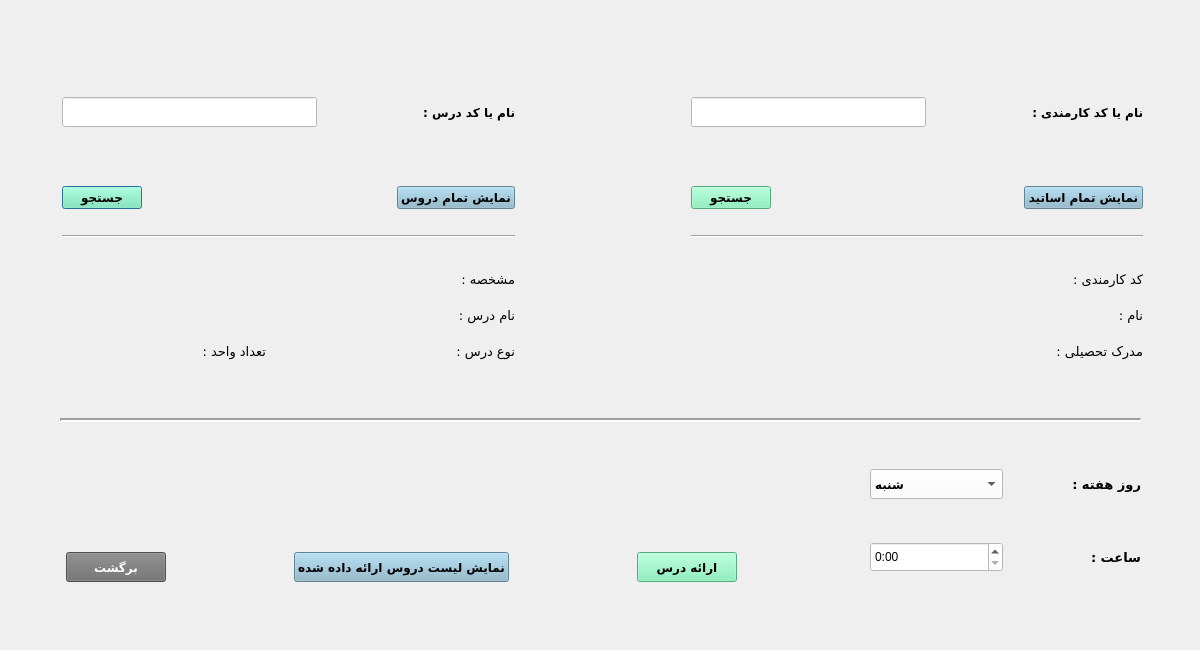
<?xml version="1.0" encoding="UTF-8"?>
<ui version="4.0">
 <class>EraeDarsDialog</class>
 <widget class="QDialog" name="EraeDarsDialog">
  <property name="geometry">
   <rect>
    <x>0</x>
    <y>0</y>
    <width>1200</width>
    <height>650</height>
   </rect>
  </property>
  <property name="windowTitle">
   <string>ارائه درس</string>
  </property>
  <widget class="Line" name="line_3">
   <property name="geometry">
    <rect>
     <x>60</x>
     <y>410</y>
     <width>1081</width>
     <height>20</height>
    </rect>
   </property>
   <property name="minimumSize">
    <size>
     <width>0</width>
     <height>10</height>
    </size>
   </property>
   <property name="lineWidth">
    <number>2</number>
   </property>
   <property name="orientation">
    <enum>Qt::Horizontal</enum>
   </property>
  </widget>
  <widget class="QWidget" name="layoutWidget_4">
   <property name="geometry">
    <rect>
     <x>870</x>
     <y>460</y>
     <width>271</width>
     <height>121</height>
    </rect>
   </property>
   <layout class="QVBoxLayout" name="verticalLayout_9">
    <item>
     <layout class="QHBoxLayout" name="horizontalLayout_22">
      <item>
       <widget class="QComboBox" name="comboBox">
        <property name="minimumSize">
         <size>
          <width>0</width>
          <height>30</height>
         </size>
        </property>
        <property name="font">
         <font>
          <family>B Koodak</family>
          <weight>75</weight>
          <bold>true</bold>
         </font>
        </property>
        <property name="styleSheet">
         <string notr="true">background-color: white</string>
        </property>
        <item>
         <property name="text">
          <string>شنبه</string>
         </property>
        </item>
        <item>
         <property name="text">
          <string>یک شنبه</string>
         </property>
        </item>
        <item>
         <property name="text">
          <string>دو شنبه</string>
         </property>
        </item>
        <item>
         <property name="text">
          <string>سه شنبه</string>
         </property>
        </item>
        <item>
         <property name="text">
          <string>چهار شنبه</string>
         </property>
        </item>
        <item>
         <property name="text">
          <string>پنج شنبه</string>
         </property>
        </item>
       </widget>
      </item>
      <item>
       <widget class="QLabel" name="label_16">
        <property name="font">
         <font>
          <family>B Koodak</family>
          <pointsize>10</pointsize>
          <weight>75</weight>
          <bold>true</bold>
         </font>
        </property>
        <property name="text">
         <string>روز هفته :</string>
        </property>
       </widget>
      </item>
     </layout>
    </item>
    <item>
     <spacer name="horizontalSpacer_19">
      <property name="orientation">
       <enum>Qt::Horizontal</enum>
      </property>
      <property name="sizeHint" stdset="0">
       <size>
        <width>128</width>
        <height>20</height>
       </size>
      </property>
     </spacer>
    </item>
    <item>
     <layout class="QHBoxLayout" name="horizontalLayout_23">
      <item>
       <widget class="QTimeEdit" name="timeEdit">
        <property name="minimumSize">
         <size>
          <width>0</width>
          <height>30</height>
         </size>
        </property>
        <property name="font">
         <font>
          <pointsize>9</pointsize>
         </font>
        </property>
        <property name="styleSheet">
         <string notr="true">background-color: white
</string>
        </property>
        <property name="currentSection">
         <enum>QDateTimeEdit::HourSection</enum>
        </property>
        <property name="displayFormat">
         <string>h:mm </string>
        </property>
       </widget>
      </item>
      <item>
       <widget class="QLabel" name="label_17">
        <property name="font">
         <font>
          <family>B Koodak</family>
          <pointsize>10</pointsize>
          <weight>75</weight>
          <bold>true</bold>
         </font>
        </property>
        <property name="text">
         <string>ساعت :</string>
        </property>
       </widget>
      </item>
     </layout>
    </item>
   </layout>
  </widget>
  <widget class="QWidget" name="layoutWidget">
   <property name="geometry">
    <rect>
     <x>62</x>
     <y>65</y>
     <width>1081</width>
     <height>301</height>
    </rect>
   </property>
   <layout class="QHBoxLayout" name="horizontalLayout_9">
    <item>
     <layout class="QVBoxLayout" name="verticalLayout_3">
      <item>
       <layout class="QHBoxLayout" name="horizontalLayout_4">
        <item>
         <widget class="QLineEdit" name="lineEdit_lessonCode">
          <property name="minimumSize">
           <size>
            <width>0</width>
            <height>30</height>
           </size>
          </property>
          <property name="styleSheet">
           <string notr="true">background-color: white;</string>
          </property>
         </widget>
        </item>
        <item>
         <spacer name="horizontalSpacer_11">
          <property name="orientation">
           <enum>Qt::Horizontal</enum>
          </property>
          <property name="sizeType">
           <enum>QSizePolicy::Minimum</enum>
          </property>
          <property name="sizeHint" stdset="0">
           <size>
            <width>100</width>
            <height>20</height>
           </size>
          </property>
         </spacer>
        </item>
        <item>
         <widget class="QLabel" name="label_2">
          <property name="font">
           <font>
            <family>B Titr</family>
            <pointsize>9</pointsize>
            <weight>75</weight>
            <bold>true</bold>
           </font>
          </property>
          <property name="text">
           <string>نام یا کد درس :</string>
          </property>
         </widget>
        </item>
       </layout>
      </item>
      <item>
       <spacer name="horizontalSpacer_2">
        <property name="orientation">
         <enum>Qt::Horizontal</enum>
        </property>
        <property name="sizeHint" stdset="0">
         <size>
          <width>268</width>
          <height>20</height>
         </size>
        </property>
       </spacer>
      </item>
      <item>
       <layout class="QHBoxLayout" name="horizontalLayout_3">
        <item>
         <widget class="QPushButton" name="pushButton_findLesson">
          <property name="font">
           <font>
            <family>B Nazanin</family>
            <pointsize>9</pointsize>
            <weight>75</weight>
            <bold>true</bold>
           </font>
          </property>
          <property name="styleSheet">
           <string notr="true">background-color:rgb(118, 240, 179)</string>
          </property>
          <property name="text">
           <string>جستجو</string>
          </property>
         </widget>
        </item>
        <item>
         <spacer name="horizontalSpacer">
          <property name="orientation">
           <enum>Qt::Horizontal</enum>
          </property>
          <property name="sizeHint" stdset="0">
           <size>
            <width>40</width>
            <height>20</height>
           </size>
          </property>
         </spacer>
        </item>
        <item>
         <widget class="QPushButton" name="pushButton_showLesson">
          <property name="font">
           <font>
            <family>B Nazanin</family>
            <pointsize>9</pointsize>
            <weight>75</weight>
            <bold>true</bold>
           </font>
          </property>
          <property name="styleSheet">
           <string notr="true">background-color:rgb(136, 182, 204)</string>
          </property>
          <property name="text">
           <string>نمایش تمام دروس</string>
          </property>
         </widget>
        </item>
       </layout>
      </item>
      <item>
       <spacer name="horizontalSpacer_9">
        <property name="orientation">
         <enum>Qt::Horizontal</enum>
        </property>
        <property name="sizeHint" stdset="0">
         <size>
          <width>318</width>
          <height>20</height>
         </size>
        </property>
       </spacer>
      </item>
      <item>
       <widget class="Line" name="line">
        <property name="orientation">
         <enum>Qt::Horizontal</enum>
        </property>
       </widget>
      </item>
      <item>
       <spacer name="horizontalSpacer_3">
        <property name="orientation">
         <enum>Qt::Horizontal</enum>
        </property>
        <property name="sizeHint" stdset="0">
         <size>
          <width>318</width>
          <height>20</height>
         </size>
        </property>
       </spacer>
      </item>
      <item>
       <layout class="QHBoxLayout" name="horizontalLayout_8">
        <item>
         <layout class="QVBoxLayout" name="verticalLayout_2">
          <item>
           <widget class="QLabel" name="label_lessonCode">
            <property name="minimumSize">
             <size>
              <width>0</width>
              <height>30</height>
             </size>
            </property>
            <property name="font">
             <font>
              <pointsize>9</pointsize>
             </font>
            </property>
            <property name="text">
             <string/>
            </property>
            <property name="alignment">
             <set>Qt::AlignRight|Qt::AlignTrailing|Qt::AlignVCenter</set>
            </property>
           </widget>
          </item>
          <item>
           <widget class="QLabel" name="label_lessonName">
            <property name="minimumSize">
             <size>
              <width>0</width>
              <height>30</height>
             </size>
            </property>
            <property name="font">
             <font>
              <pointsize>9</pointsize>
             </font>
            </property>
            <property name="text">
             <string/>
            </property>
            <property name="alignment">
             <set>Qt::AlignLeading|Qt::AlignLeft|Qt::AlignVCenter</set>
            </property>
           </widget>
          </item>
          <item>
           <layout class="QHBoxLayout" name="horizontalLayout_7">
            <item>
             <widget class="QLabel" name="label_tedadVahed">
              <property name="minimumSize">
               <size>
                <width>0</width>
                <height>30</height>
               </size>
              </property>
              <property name="font">
               <font>
                <pointsize>9</pointsize>
               </font>
              </property>
              <property name="text">
               <string/>
              </property>
             </widget>
            </item>
            <item>
             <widget class="QLabel" name="label_10">
              <property name="font">
               <font>
                <family>B Koodak</family>
                <pointsize>10</pointsize>
               </font>
              </property>
              <property name="text">
               <string>تعداد واحد :</string>
              </property>
             </widget>
            </item>
           </layout>
          </item>
         </layout>
        </item>
        <item>
         <spacer name="verticalSpacer_2">
          <property name="orientation">
           <enum>Qt::Horizontal</enum>
          </property>
          <property name="sizeType">
           <enum>QSizePolicy::Minimum</enum>
          </property>
          <property name="sizeHint" stdset="0">
           <size>
            <width>40</width>
            <height>20</height>
           </size>
          </property>
         </spacer>
        </item>
        <item>
         <layout class="QVBoxLayout" name="verticalLayout">
          <item>
           <widget class="QLabel" name="label_4">
            <property name="font">
             <font>
              <family>B Koodak</family>
              <pointsize>10</pointsize>
              <weight>50</weight>
              <bold>false</bold>
             </font>
            </property>
            <property name="text">
             <string>مشخصه :</string>
            </property>
           </widget>
          </item>
          <item>
           <widget class="QLabel" name="label_7">
            <property name="font">
             <font>
              <family>B Koodak</family>
              <pointsize>10</pointsize>
              <weight>50</weight>
              <bold>false</bold>
             </font>
            </property>
            <property name="text">
             <string>نام درس :</string>
            </property>
           </widget>
          </item>
          <item>
           <layout class="QHBoxLayout" name="horizontalLayout_6">
            <item>
             <widget class="QLabel" name="label_type">
              <property name="minimumSize">
               <size>
                <width>0</width>
                <height>30</height>
               </size>
              </property>
              <property name="font">
               <font>
                <pointsize>9</pointsize>
               </font>
              </property>
              <property name="text">
               <string/>
              </property>
             </widget>
            </item>
            <item>
             <widget class="QLabel" name="label_8">
              <property name="font">
               <font>
                <family>B Koodak</family>
                <pointsize>10</pointsize>
               </font>
              </property>
              <property name="text">
               <string>نوع درس :</string>
              </property>
             </widget>
            </item>
           </layout>
          </item>
         </layout>
        </item>
       </layout>
      </item>
     </layout>
    </item>
    <item>
     <spacer name="horizontalSpacer_8">
      <property name="orientation">
       <enum>Qt::Horizontal</enum>
      </property>
      <property name="sizeType">
       <enum>QSizePolicy::Minimum</enum>
      </property>
      <property name="sizeHint" stdset="0">
       <size>
        <width>170</width>
        <height>20</height>
       </size>
      </property>
     </spacer>
    </item>
    <item>
     <layout class="QVBoxLayout" name="verticalLayout_6">
      <item>
       <layout class="QHBoxLayout" name="horizontalLayout">
        <item>
         <widget class="QLineEdit" name="lineEdit_teachCode">
          <property name="minimumSize">
           <size>
            <width>0</width>
            <height>30</height>
           </size>
          </property>
          <property name="styleSheet">
           <string notr="true">background-color: white;
</string>
          </property>
         </widget>
        </item>
        <item>
         <spacer name="horizontalSpacer_12">
          <property name="orientation">
           <enum>Qt::Horizontal</enum>
          </property>
          <property name="sizeType">
           <enum>QSizePolicy::Minimum</enum>
          </property>
          <property name="sizeHint" stdset="0">
           <size>
            <width>100</width>
            <height>20</height>
           </size>
          </property>
         </spacer>
        </item>
        <item>
         <widget class="QLabel" name="label">
          <property name="font">
           <font>
            <family>B Titr</family>
            <pointsize>9</pointsize>
            <weight>75</weight>
            <bold>true</bold>
           </font>
          </property>
          <property name="text">
           <string>نام یا کد کارمندی :</string>
          </property>
         </widget>
        </item>
       </layout>
      </item>
      <item>
       <spacer name="horizontalSpacer_4">
        <property name="orientation">
         <enum>Qt::Horizontal</enum>
        </property>
        <property name="sizeHint" stdset="0">
         <size>
          <width>318</width>
          <height>20</height>
         </size>
        </property>
       </spacer>
      </item>
      <item>
       <layout class="QHBoxLayout" name="horizontalLayout_2">
        <item>
         <widget class="QPushButton" name="pushButton_findTeach">
          <property name="font">
           <font>
            <family>B Nazanin</family>
            <pointsize>9</pointsize>
            <weight>75</weight>
            <bold>true</bold>
           </font>
          </property>
          <property name="styleSheet">
           <string notr="true">background-color:rgb(118, 240, 179)</string>
          </property>
          <property name="text">
           <string>جستجو</string>
          </property>
         </widget>
        </item>
        <item>
         <spacer name="horizontalSpacer_6">
          <property name="orientation">
           <enum>Qt::Horizontal</enum>
          </property>
          <property name="sizeHint" stdset="0">
           <size>
            <width>40</width>
            <height>20</height>
           </size>
          </property>
         </spacer>
        </item>
        <item>
         <widget class="QPushButton" name="pushButton_showTeach">
          <property name="font">
           <font>
            <family>B Nazanin</family>
            <pointsize>9</pointsize>
            <weight>75</weight>
            <bold>true</bold>
           </font>
          </property>
          <property name="styleSheet">
           <string notr="true">background-color:rgb(136, 182, 204)</string>
          </property>
          <property name="text">
           <string>نمایش تمام اساتید</string>
          </property>
         </widget>
        </item>
       </layout>
      </item>
      <item>
       <spacer name="horizontalSpacer_10">
        <property name="orientation">
         <enum>Qt::Horizontal</enum>
        </property>
        <property name="sizeHint" stdset="0">
         <size>
          <width>318</width>
          <height>20</height>
         </size>
        </property>
       </spacer>
      </item>
      <item>
       <widget class="Line" name="line_2">
        <property name="orientation">
         <enum>Qt::Horizontal</enum>
        </property>
       </widget>
      </item>
      <item>
       <spacer name="horizontalSpacer_5">
        <property name="orientation">
         <enum>Qt::Horizontal</enum>
        </property>
        <property name="sizeHint" stdset="0">
         <size>
          <width>288</width>
          <height>20</height>
         </size>
        </property>
       </spacer>
      </item>
      <item>
       <layout class="QHBoxLayout" name="horizontalLayout_10">
        <item>
         <layout class="QVBoxLayout" name="verticalLayout_5">
          <item>
           <widget class="QLabel" name="label_teachCode">
            <property name="minimumSize">
             <size>
              <width>0</width>
              <height>30</height>
             </size>
            </property>
            <property name="font">
             <font>
              <pointsize>9</pointsize>
             </font>
            </property>
            <property name="text">
             <string/>
            </property>
            <property name="alignment">
             <set>Qt::AlignRight|Qt::AlignTrailing|Qt::AlignVCenter</set>
            </property>
           </widget>
          </item>
          <item>
           <widget class="QLabel" name="label_teachName">
            <property name="minimumSize">
             <size>
              <width>0</width>
              <height>30</height>
             </size>
            </property>
            <property name="font">
             <font>
              <pointsize>9</pointsize>
             </font>
            </property>
            <property name="text">
             <string/>
            </property>
            <property name="alignment">
             <set>Qt::AlignLeading|Qt::AlignLeft|Qt::AlignVCenter</set>
            </property>
           </widget>
          </item>
          <item>
           <widget class="QLabel" name="label_eduDegree">
            <property name="minimumSize">
             <size>
              <width>0</width>
              <height>30</height>
             </size>
            </property>
            <property name="font">
             <font>
              <pointsize>9</pointsize>
             </font>
            </property>
            <property name="text">
             <string/>
            </property>
           </widget>
          </item>
         </layout>
        </item>
        <item>
         <spacer name="verticalSpacer">
          <property name="orientation">
           <enum>Qt::Horizontal</enum>
          </property>
          <property name="sizeType">
           <enum>QSizePolicy::Minimum</enum>
          </property>
          <property name="sizeHint" stdset="0">
           <size>
            <width>40</width>
            <height>13</height>
           </size>
          </property>
         </spacer>
        </item>
        <item>
         <layout class="QVBoxLayout" name="verticalLayout_4">
          <item>
           <widget class="QLabel" name="label_3">
            <property name="font">
             <font>
              <family>B Koodak</family>
              <pointsize>10</pointsize>
             </font>
            </property>
            <property name="text">
             <string>کد کارمندی :</string>
            </property>
           </widget>
          </item>
          <item>
           <widget class="QLabel" name="label_5">
            <property name="font">
             <font>
              <family>B Koodak</family>
              <pointsize>10</pointsize>
              <weight>50</weight>
              <bold>false</bold>
             </font>
            </property>
            <property name="text">
             <string>نام :</string>
            </property>
           </widget>
          </item>
          <item>
           <widget class="QLabel" name="label_6">
            <property name="font">
             <font>
              <family>B Koodak</family>
              <pointsize>10</pointsize>
             </font>
            </property>
            <property name="text">
             <string>مدرک تحصیلی :</string>
            </property>
           </widget>
          </item>
         </layout>
        </item>
       </layout>
      </item>
     </layout>
    </item>
   </layout>
  </widget>
  <widget class="QWidget" name="layoutWidget">
   <property name="geometry">
    <rect>
     <x>66</x>
     <y>550</y>
     <width>671</width>
     <height>35</height>
    </rect>
   </property>
   <layout class="QHBoxLayout" name="horizontalLayout_5">
    <item>
     <widget class="QPushButton" name="pushButton_back">
      <property name="minimumSize">
       <size>
        <width>100</width>
        <height>30</height>
       </size>
      </property>
      <property name="font">
       <font>
        <family>B Nazanin</family>
        <pointsize>9</pointsize>
        <weight>75</weight>
        <bold>true</bold>
       </font>
      </property>
      <property name="styleSheet">
       <string notr="true">background-color:rgb(111, 111, 111);
color:white;</string>
      </property>
      <property name="text">
       <string>برگشت</string>
      </property>
     </widget>
    </item>
    <item>
     <spacer name="horizontalSpacer_7">
      <property name="orientation">
       <enum>Qt::Horizontal</enum>
      </property>
      <property name="sizeHint" stdset="0">
       <size>
        <width>40</width>
        <height>20</height>
       </size>
      </property>
     </spacer>
    </item>
    <item>
     <widget class="QPushButton" name="pushButton">
      <property name="minimumSize">
       <size>
        <width>100</width>
        <height>30</height>
       </size>
      </property>
      <property name="font">
       <font>
        <family>B Nazanin</family>
        <pointsize>9</pointsize>
        <weight>75</weight>
        <bold>true</bold>
       </font>
      </property>
      <property name="styleSheet">
       <string notr="true">background-color:rgb(136, 182, 204)</string>
      </property>
      <property name="text">
       <string>نمایش لیست دروس ارائه داده شده</string>
      </property>
     </widget>
    </item>
    <item>
     <spacer name="horizontalSpacer_13">
      <property name="orientation">
       <enum>Qt::Horizontal</enum>
      </property>
      <property name="sizeHint" stdset="0">
       <size>
        <width>40</width>
        <height>20</height>
       </size>
      </property>
     </spacer>
    </item>
    <item>
     <widget class="QPushButton" name="pushButton_apply">
      <property name="minimumSize">
       <size>
        <width>100</width>
        <height>30</height>
       </size>
      </property>
      <property name="font">
       <font>
        <family>B Nazanin</family>
        <pointsize>9</pointsize>
        <weight>75</weight>
        <bold>true</bold>
       </font>
      </property>
      <property name="styleSheet">
       <string notr="true">background-color:rgb(118, 240, 179)</string>
      </property>
      <property name="text">
       <string>ارائه درس</string>
      </property>
     </widget>
    </item>
   </layout>
  </widget>
 </widget>
 <tabstops>
  <tabstop>lineEdit_teachCode</tabstop>
  <tabstop>pushButton_findTeach</tabstop>
  <tabstop>lineEdit_lessonCode</tabstop>
  <tabstop>pushButton_findLesson</tabstop>
  <tabstop>pushButton_showTeach</tabstop>
  <tabstop>pushButton_showLesson</tabstop>
  <tabstop>comboBox</tabstop>
  <tabstop>timeEdit</tabstop>
  <tabstop>pushButton_apply</tabstop>
  <tabstop>pushButton</tabstop>
  <tabstop>pushButton_back</tabstop>
 </tabstops>
 <resources/>
 <connections>
  <connection>
   <sender>pushButton_back</sender>
   <signal>clicked()</signal>
   <receiver>EraeDarsDialog</receiver>
   <slot>close()</slot>
   <hints>
    <hint type="sourcelabel">
     <x>159</x>
     <y>551</y>
    </hint>
    <hint type="destinationlabel">
     <x>54</x>
     <y>445</y>
    </hint>
   </hints>
  </connection>
 </connections>
</ui>
